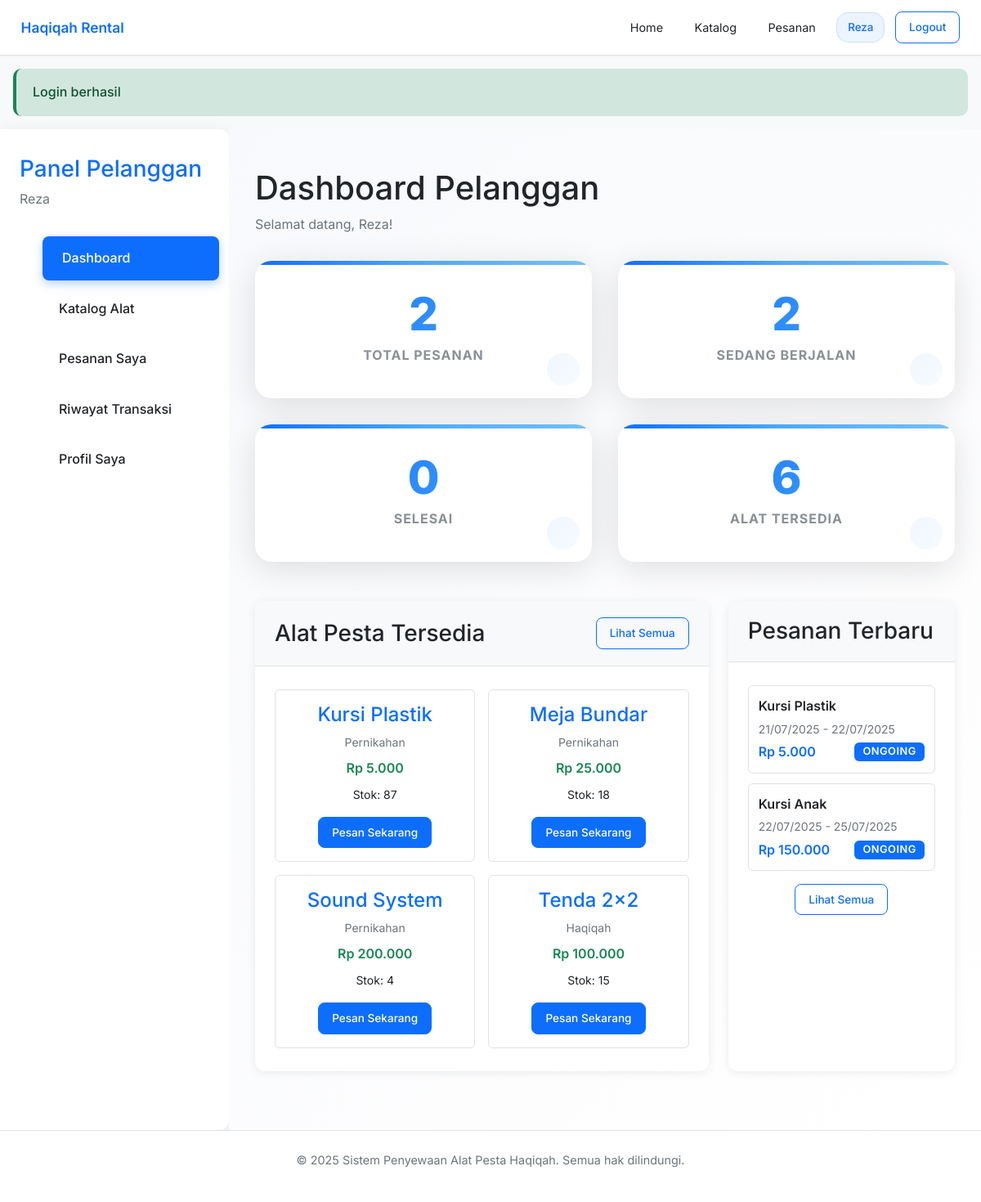
/dashboard (signed in), run on the app's committed database.
### tables this page shows
CREATE TABLE `alat` (
  `id_alat` int NOT NULL,
  `nama_alat` varchar(100) NOT NULL,
  `kategori` varchar(50) NOT NULL,
  `stok` int NOT NULL DEFAULT '0',
  `harga` decimal(10,2) NOT NULL,
  `deskripsi` text,
  `gambar` varchar(255) DEFAULT NULL,
  `created_at` timestamp NULL DEFAULT CURRENT_TIMESTAMP,
  `updated_at` timestamp NULL DEFAULT CURRENT_TIMESTAMP ON UPDATE CURRENT_TIMESTAMP,
  `id_kategori` int DEFAULT '1'
);

CREATE TABLE `transaksi` (
  `id_transaksi` int NOT NULL,
  `id_pelanggan` int NOT NULL,
  `id_alat` int NOT NULL,
  `tgl_sewa` date NOT NULL,
  `tgl_kembali` date NOT NULL,
  `status` enum('pending','confirmed','approved','ongoing','completed','selesai','cancelled','rejected','payment_pending','aktif') DEFAULT 'pending',
  `jumlah_alat` int NOT NULL DEFAULT '1',
  `total_harga` decimal(10,2) NOT NULL,
  `metode_pengambilan` enum('pickup','delivery') DEFAULT 'pickup',
  `alamat_pengiriman` text,
  `created_at` timestamp NULL DEFAULT CURRENT_TIMESTAMP,
  `updated_at` timestamp NULL DEFAULT CURRENT_TIMESTAMP ON UPDATE CURRENT_TIMESTAMP
);

### src/controllers/PelangganController.php (called while the page is built, shortened)
<?php
class PelangganController
{
    public function dashboard()
    {
        require_once __DIR__ . '/../../templates/pages/pelanggan/dashboard.php';
    }
}

### src/core/Database.php (called while the page is built, shortened)
<?php
class Database
{
    private static $instance = null;
    private $connection;
    private $config;
    private function __construct()
    {
        $this->config = require __DIR__ . '/../../config/database.php';
    }
    public static function getInstance()
    {
        if (self::$instance === null) {
            self::$instance = new self();
        }
        return self::$instance;
    }
    private function connect()
    {
        try {
            $dsn = "mysql:host={$this->config['host']};dbname={$this->config['database']};charset={$this->config['charset']}";
            $this->connection = new PDO(
                $dsn,
                $this->config['username'],
                $this->config['password'],
                $this->config['options']
            );
        } catch (PDOException $e) {
            throw new Exception("Database connection failed: " . $e->getMessage());
        }
    }
    public function query($sql, $params = [])
    {
        try {
            $stmt = $this->connection->prepare($sql);
            $stmt->execute($params);
            return $stmt;
        } catch (PDOException $e) {
            throw new Exception("Database query failed: " . $e->getMessage());
        }
    }
    public function fetchAll($sql, $params = [])
    {
        $stmt = $this->query($sql, $params);
        return $stmt->fetchAll();
    }
}

### src/models/Transaksi.php (called while the page is built, shortened)
<?php
class Transaksi
{
    private $db;
    public function __construct()
    {
        $this->db = Database::getInstance();
    }
    public function getByPelanggan($idPelanggan)
    {
        $sql = "SELECT t.*, a.nama_alat, a.harga, p.status_pembayaran
                FROM transaksi t
                JOIN alat a ON t.id_alat = a.id_alat
                LEFT JOIN pembayaran p ON t.id_transaksi = p.id_transaksi
                WHERE t.id_pelanggan = ?
                ORDER BY t.created_at DESC";
        return $this->db->fetchAll($sql, [$idPelanggan]);
    }
}

### config/database.php (called while the page is built)
<?php
return [
    'host' => 'localhost',
    'database' => 'hakikah_rental',
    'username' => 'root',
    'password' => '',
    'charset' => 'utf8mb4',
    'options' => [
        PDO::ATTR_ERRMODE => PDO::ERRMODE_EXCEPTION,
        PDO::ATTR_DEFAULT_FETCH_MODE => PDO::FETCH_ASSOC,
        PDO::ATTR_EMULATE_PREPARES => false,
    ]
];

### src/models/Pelanggan.php (called while the page is built, shortened)
<?php
class Pelanggan
{
    private $db;
    public function __construct()
    {
        $this->db = Database::getInstance();
    }
    public function getAllAlat()
    {
        $sql = "SELECT * FROM alat WHERE stok > 0 ORDER BY nama_alat";
        return $this->db->fetchAll($sql);
    }
}

### templates/pages/pelanggan/dashboard.php (the view, shortened to what this page needs)
<?php
include __DIR__ . '/../../layouts/header.php';
$pelanggan = new Pelanggan();
$transaksi = new Transaksi();
$pelanggan->setId($_SESSION['pelanggan_id']);
$alatTersedia = $pelanggan->getAllAlat();
$riwayatTransaksi = $transaksi->getByPelanggan($_SESSION['pelanggan_id']);
?>
<div class="dashboard">
    <aside class="sidebar">
        <div style="padding: 0 1.5rem; margin-bottom: 2rem;">
            <h3 style="color: var(--primary-color); margin: 0;">Panel Pelanggan</h3>
            <p style="margin: 0.5rem 0 0 0; color: var(--secondary-color);">
                <?= htmlspecialchars($_SESSION['nama']) ?>
            </p>
        </div>
        <ul class="sidebar-nav">
            <li><a href="/hakikah/dashboard" class="active">Dashboard</a></li>
            <li><a href="/hakikah/pelanggan/alat">Katalog Alat</a></li>
            <li><a href="/hakikah/pelanggan/pesanan">Pesanan Saya</a></li>
            <li><a href="/hakikah/pelanggan/riwayat">Riwayat Transaksi</a></li>
            <li><a href="/hakikah/pelanggan/profil">Profil Saya</a></li>
        </ul>
    </aside>
    <main class="main-content">
        <div style="margin-bottom: 2rem;">
            <h1 style="margin-bottom: 0.5rem;">Dashboard Pelanggan</h1>
            <p style="color: var(--secondary-color);">Selamat datang, <?= htmlspecialchars($_SESSION['nama']) ?>!</p>
        </div>
        <div class="stats-grid">
            <div class="stat-card">
                <h3><?= count($riwayatTransaksi) ?></h3>
                <p>Total Pesanan</p>
            </div>
            <div class="stat-card">
                <h3><?= count(array_filter($riwayatTransaksi, fn($t) => $t['status'] === 'ongoing')) ?></h3>
                <p>Sedang Berjalan</p>
            </div>
            <div class="stat-card">
                <h3><?= count(array_filter($riwayatTransaksi, fn($t) => $t['status'] === 'completed')) ?></h3>
                <p>Selesai</p>
            </div>
            <div class="stat-card">
                <h3><?= count($alatTersedia) ?></h3>
                <p>Alat Tersedia</p>
            </div>
        </div>
        <div style="display: grid; grid-template-columns: 2fr 1fr; gap: 1.5rem;">
            <div class="card">
                <div class="card-header d-flex justify-content-between align-items-center">
                    <h3 style="margin: 0;">Alat Pesta Tersedia</h3>
                    <a href="/hakikah/pelanggan/alat" class="btn btn-outline-primary">Lihat Semua</a>
                </div>
                <div class="card-body">
                    <?php if (empty($alatTersedia)): ?>
                        <p style="text-align: center; color: var(--secondary-color); margin: 2rem 0;">
                            Belum ada alat tersedia
                        </p>
                    <?php else: ?>
                        <div style="display: grid; grid-template-columns: repeat(auto-fit, minmax(200px, 1fr)); gap: 1rem;">
                            <?php foreach (array_slice($alatTersedia, 0, 4) as $alat): ?>
                                <div style="border: 1px solid var(--border-color); border-radius: 0.375rem; padding: 1rem; text-align: center;">
                                    <h4 style="margin: 0 0 0.5rem 0; color: var(--primary-color);">
                                        <?= htmlspecialchars($alat['nama_alat']) ?>
                                    </h4>
                                    <p style="margin: 0 0 0.5rem 0; color: var(--secondary-color); font-size: 0.875rem;">
                                        <?= htmlspecialchars($alat['kategori']) ?>
                                    </p>
                                    <p style="margin: 0 0 0.5rem 0; font-weight: 600; color: var(--success-color);">
                                        Rp <?= number_format($alat['harga'], 0, ',', '.') ?>
                                    </p>
                                    <p style="margin: 0 0 1rem 0; font-size: 0.875rem;">
                                        Stok: <?= $alat['stok'] ?>
                                    </p>
                                    <a href="/hakikah/pelanggan/pesan/<?= $alat['id_alat'] ?>" class="btn btn-primary btn-sm">
                                        Pesan Sekarang
                                    </a>
                                </div>
                            <?php endforeach; ?>
                        </div>
                    <?php endif; ?>
                </div>
            </div>
            <div class="card">
                <div class="card-header">
                    <h3 style="margin: 0;">Pesanan Terbaru</h3>
                </div>
                <div class="card-body">
                    <?php if (empty($riwayatTransaksi)): ?>
                        <p style="text-align: center; color: var(--secondary-color); margin: 1rem 0;">
                            Belum ada pesanan
                        </p>
                        <div style="text-align: center;">
                            <a href="/hakikah/pelanggan/alat" class="btn btn-primary">Mulai Pesan</a>
                        </div>
                    <?php else: ?>
                        <?php foreach (array_slice($riwayatTransaksi, 0, 3) as $t): ?>
                            <div style="padding: 0.75rem; border: 1px solid var(--border-color); border-radius: 0.375rem; margin-bottom: 0.75rem;">
                                <div style="font-weight: 600; margin-bottom: 0.25rem;">
                                    <?= htmlspecialchars($t['nama_alat']) ?>
                                </div>
                                <div style="font-size: 0.875rem; color: var(--secondary-color); margin-bottom: 0.25rem;">
                                    <?= date('d/m/Y', strtotime($t['tgl_sewa'])) ?> - <?= date('d/m/Y', strtotime($t['tgl_kembali'])) ?>
                                </div>
                                <div style="display: flex; justify-content: space-between; align-items: center;">
                                    <span style="font-weight: 600; color: var(--primary-color);">
                                        Rp <?= number_format($t['total_harga'], 0, ',', '.') ?>
                                    </span>
                                    <?php
                                    $badgeClass = match($t['status']) {
                                        'pending' => 'badge-warning',
                                        'approved' => 'badge-primary',
                                        'ongoing' => 'badge-primary',
                                        'completed' => 'badge-success',
                                        'cancelled' => 'badge-danger',
                                        default => 'badge-secondary'
                                    };
                                    ?>
                                    <span class="badge <?= $badgeClass ?>"><?= ucfirst($t['status']) ?></span>
                                </div>
                            </div>
                        <?php endforeach; ?>
                        <div style="text-align: center; margin-top: 1rem;">
                            <a href="/hakikah/pelanggan/pesanan" class="btn btn-outline-primary btn-sm">Lihat Semua</a>
                        </div>
                    <?php endif; ?>
                </div>
            </div>
        </div>
    </main>
</div>
<?php include __DIR__ . '/../../layouts/footer.php'; ?>

### data on the page
alat: nama_alat "Kursi Plastik", kategori "Pernikahan", harga "5.000", stok "87"
alat: nama_alat "Meja Bundar", kategori "Pernikahan", harga "25.000", stok "18"
alat: nama_alat "Sound System", kategori "Pernikahan", harga "200.000", stok "4"
alat: nama_alat "Tenda 2x2", kategori "Haqiqah", harga "100.000", stok "15"
transaksi: id_alat.nama_alat "Kursi Plastik", tgl_sewa "21/07/2025", tgl_kembali "22/07/2025", total_harga "5.000", status "ONGOING"
transaksi: id_alat.nama_alat "Kursi Anak", tgl_sewa "22/07/2025", tgl_kembali "25/07/2025", total_harga "150.000", status "ONGOING"

### other printed values
$_SESSION['nama'] "Reza"
$_SESSION['success'] "Login berhasil"
count($riwayatTransaksi) "2"
count($alatTersedia) "6"
